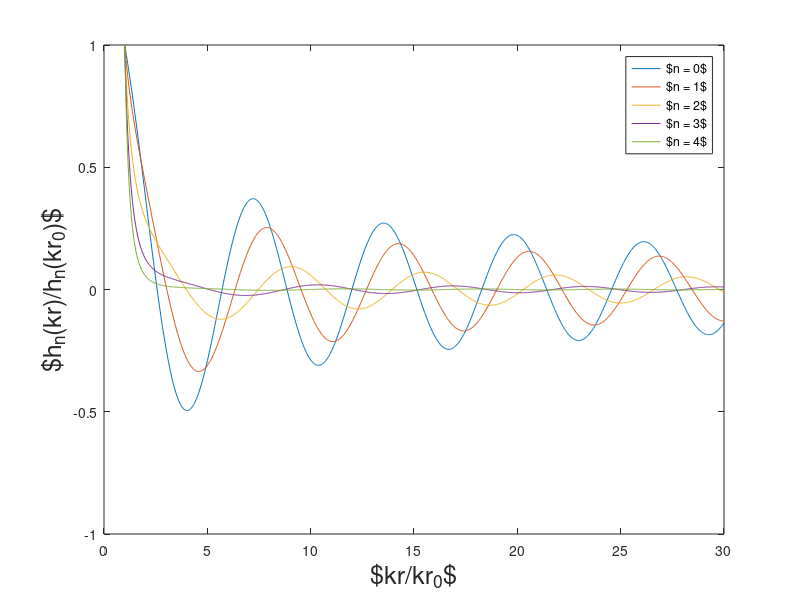

The MATLAB script that drew this image:
%**************************************************************************
%
% Spherical Hankel Function Plotter
% 
%**************************************************************************

clear all
close all
clc

% Define kr vector
kr = linspace( 1, 30, 1000 );
% kr = logspace( 0, 2, 1000 );
kr0 = 1;

% Define Hankel functions
nMax = 4;
normFactor = sqrt( pi./(2.*kr) );
figure();
hold all;
box on;

for nCount = 0:nMax
    
   % Define outgoing spherical Bessel functions
   h = normFactor.*( ...
       besselj( nCount + 1/2, kr ) + 1i.*bessely( nCount + 1/2, kr ) );
   h0 = normFactor.*( ...
       besselj( nCount + 1/2, kr0 ) + 1i.*bessely( nCount + 1/2, kr0 ) );
   jPlot( nCount + 1 ) = plot( kr, real(h./h0) );
   
   legendStrings{nCount + 1} = ['$n = ', num2str(nCount), '$'];
    
end

% % Set axis to log
% set( gca, 'XScale', 'log' );

% Format
xlabel( '$kr/kr_{0}$', 'FontSize', 18 );
ylabel( '$h_{n}(kr)/h_{n}(kr_{0})$', 'FontSize', 18 );
legend( legendStrings );